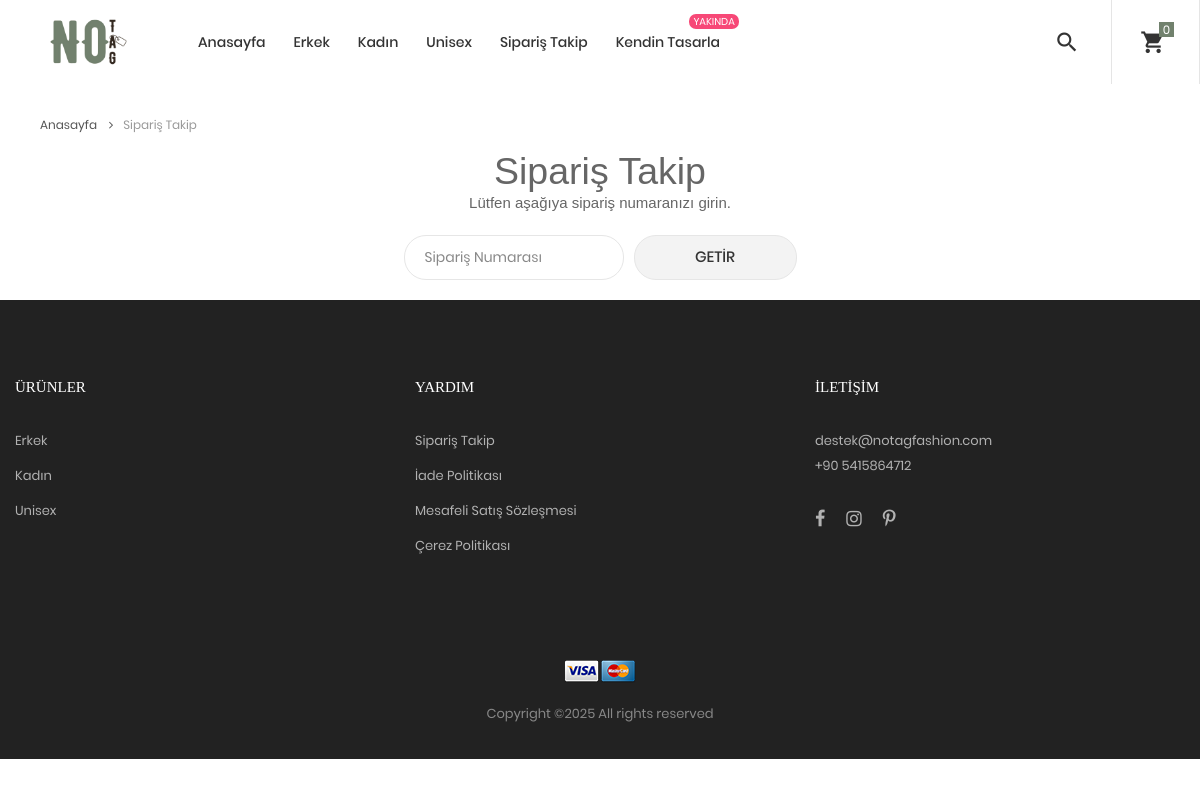
The app's page /siparis-takip/ (signed in) with its own data.
### product/models.py (models this page shows, shortened)
class ParentCategory(models.Model):
    name = models.CharField(
        max_length=250,
        unique=True,
        verbose_name='Üst Kategori İsmi'
    )
    slug = models.SlugField(
        max_length=250,
        unique=True,
        verbose_name='Slug - Lütfen Burayı Değiştirmeyin-',
        blank=True
    )
    image = models.ImageField(
        upload_to = turkish_file_rename,
        blank = True,
        verbose_name = 'Resim'
    )
    class Meta:
        ordering = ('name',)
        verbose_name = 'Üst Kategori'
        verbose_name_plural = 'Üst Kategoriler'

### page/models.py (models this page shows, shortened)
class Email(models.Model):
    email = models.EmailField(unique=True)
    def __str__(self):
        return self.email
    class Meta:
        verbose_name = "Email"
        verbose_name_plural = "Email"

class Phone(models.Model):
    phone = models.CharField(max_length=20, unique=True)
    def __str__(self):
        return self.phone
    class Meta:
        verbose_name = "Telefon"
        verbose_name_plural = "Telefon"

### page/views.py (the view)
# urls.py: path('siparis-takip/', tracking_order, name='tracking_order'),
def tracking_order(request):
    if request.method == 'POST':
        tracking_number = request.POST.get('tracking_number')
        try:
            order = Order.objects.get(tracking_number=tracking_number)
            return render(request, 'order_tracking.html', {'order': order,'title': 'Sipariş Takip'})
        except Order.DoesNotExist:
            messages.error(request, "Bu takip numarasına ait sipariş bulunamadı.")
            return render(request, 'order_tracking.html', {'title': 'Sipariş Takip'})
    else:
        return render(request, 'order_tracking.html', {'title': 'Sipariş Takip'})

### ecommerce/context_data/nav_context.py (called while the page is built)
def menu_links(request):
    cart = None
    cart_items = []
    if request.user.is_authenticated:
        cart, created = Cart.objects.get_or_create(user=request.user)
    else:
        session_key = request.session.session_key
        if not session_key:
            request.session.create()
            session_key = request.session.session_key
        cart, created = Cart.objects.get_or_create(cart_id=session_key)
    if cart:
        cart_items = CartItem.objects.filter(cart=cart, active=True)
    return {
        'parent_categories': ParentCategory.objects.only('id', 'name'),
        'categories': Category.objects.only('id', 'name', 'parent_categories'),
        'cart': cart,
        'cart_items': cart_items,
        'settings': {
            'email': Email.objects.first(),
            'phone': Phone.objects.first(),
            'kargo': Kargo.objects.first()
        }
    }

### templates/order_tracking.html (shortened to what this page needs)
{% extends "base/base.html" %}
{% load my_filters %}
{% block content %}
	<div class="container">
		<div class="bread-crumb flex-w p-l-25 p-r-15 p-t-30 p-lr-0-lg">
			<a href="{% url "home" %}" class="stext-109 cl8 hov-cl1 trans-04">
				Anasayfa
				<i class="fa fa-angle-right m-l-9 m-r-10" aria-hidden="true"></i>
			</a>
			<span class="stext-109 cl4">
				{{title}}
			</span>
		</div>
	</div>
    <div class="container">
        <div class="row m-3">
            <div class="col-md-12">
                <h1 class="text-center">Sipariş Takip</h1>
                <p class="text-center">Lütfen aşağıya sipariş numaranızı girin.</p>
            </div>
        </div>
    <form method="POST" action="{% url 'tracking_order' %}">
        <div class="row d-flex justify-content-center m-3">
            <input class="stext-104 cl2 plh4 size-117 bor13 p-lr-20 m-r-10 m-tb-5"
                   type="text" id='tracking_number' name="tracking_number"
                   placeholder="Sipariş Numarası" required>
            <button type="submit"
                    class="flex-c-m stext-101 cl2 size-118 bg8 bor13 hov-btn3 p-lr-15 trans-04 pointer m-tb-5">
                Getir
            </button>
        </div>
    </form>
</div>
{% endblock %}

### templates/base/components/nav.html (shortened to what this page needs)
{% load static %}
<body class="animsition">
	<header class="header-v2">
		<div class="container-menu-desktop trans-03">
			<div class="wrap-menu-desktop">
				<nav class="limiter-menu-desktop p-l-45">
					<a href="{% url "home" %}" class="logo">
						<img  src={% static "images/logo.png" %} alt="oneTAG-LOGO">
					</a>
					<div class="menu-desktop">
						<ul class="main-menu">
							<li class='active'>
								<a href="{% url "home" %}">Anasayfa</a>
							</li>
								{% for parent_category in parent_categories %}
												<li>
													<a href="#">{{parent_category.name}}</a>
												</li>
								{% endfor %}
								<li>
									<a href="{% url "tracking_order" %}">Sipariş Takip</a>
								</li>
							<li class="label1" data-label1="yakında">
								<a href="#">Kendin Tasarla</a>
							</li>
						</ul>
					</div>
					<div class="wrap-icon-header flex-w flex-r-m h-full">
						<div class="flex-c-m h-full p-r-24">
							<div class="icon-header-item cl2 hov-cl1 trans-04 p-lr-11 js-show-modal-search">
								<i class="zmdi zmdi-search"></i>
							</div>
						</div>
						<div class="flex-c-m h-full p-l-18 p-r-25 bor5">
							<div class="icon-header-item cl2 hov-cl1 trans-04 p-lr-11 icon-header-noti js-show-cart" data-notify="{{ cart_items|length }} ">
								<i class="zmdi zmdi-shopping-cart"></i>
							</div>
						</div>
						</div>
					</div>
			</div>
	</header>

### templates/base/components/footer.html (shortened to what this page needs)
{% load static %}
<footer class="bg3 p-t-75 p-b-32">
  <div class="container">
    <div class="row">
      <div class="col-sm-6 col-lg-4 p-b-50">
        <h4 class="stext-301 cl0 p-b-30">
          Ürünler
        </h4>
        <ul>
          {% for category in parent_categories %}
          <li class="p-b-10">
            <a href="#" class="stext-107 cl7 hov-cl1 trans-04">
              {{category.name}}
            </a>
          </li>
          {% endfor %}
        </ul>
      </div>
      <div class="col-sm-6 col-lg-4 p-b-50">
        <h4 class="stext-301 cl0 p-b-30">
          Yardım
        </h4>
        <ul>
          <li class="p-b-10">
            <a href="{% url "tracking_order" %}" class="stext-107 cl7 hov-cl1 trans-04">
              Sipariş Takip
            </a>
          </li>
          <li class="p-b-10">
            <a href="#" class="stext-107 cl7 hov-cl1 trans-04">
              İade Politikası
            </a>
          </li>
          <li class="p-b-10">
            <a href="#" class="stext-107 cl7 hov-cl1 trans-04">
              Mesafeli Satış Sözleşmesi
            </a>
          </li>
          <li class="p-b-10">
            <a href="#" class="stext-107 cl7 hov-cl1 trans-04">
              Çerez Politikası
            </a>
          </li>
        </ul>
      </div>
      <div class="col-sm-6 col-lg-4 p-b-50">
        <h4 class="stext-301 cl0 p-b-30">
          İletişim
        </h4>
        <p class="stext-107 cl7 size-201">
          {% if settings %}{{settings.email}} {% endif %}
        </p>
        <p class="stext-107 cl7 size-201">
          {% if settings %}
          +90 {{settings.phone}}
          {% endif %}
        </p>
        <div class="p-t-27">
          <a href="#" class="fs-18 cl7 hov-cl1 trans-04 m-r-16">
            <i class="fa fa-facebook"></i>
          </a>
          <a href="#" class="fs-18 cl7 hov-cl1 trans-04 m-r-16">
            <i class="fa fa-instagram"></i>
          </a>
          <a href="#" class="fs-18 cl7 hov-cl1 trans-04 m-r-16">
            <i class="fa fa-pinterest-p"></i>
          </a>
        </div>
      </div>
    </div>
    <div class="p-t-40">
      <div class="flex-c-m flex-w p-b-18">
        <a href="#" class="m-all-1">
          <img src={% static "images/icons/icon-pay-02.png" %} alt="ICON-PAY">
        </a>
        <a href="#" class="m-all-1">
          <img src={% static "images/icons/icon-pay-03.png" %} alt="ICON-PAY">
        </a>
      </div>
      <p class="stext-107 cl6 txt-center">
Copyright &copy;<script>document.write(new Date().getFullYear());</script> All rights reserved
      </p>
    </div>
  </div>
</footer>
</body>
</html>

### static/css/main.css (style rules this page uses)
.container { max-width: 1380px; }
@media (max-width: 1600px) { .container { max-width: 1200px; } }
.container-menu-desktop { height: auto; width: 100%; position: relative; -webkit-transition: all 0.3s; -o-transition: all 0.3s; -moz-transition: all 0.3s; transition: all 0.3s; }
.header-v2 .container-menu-desktop { height: 84px; }
.wrap-menu-desktop { position: fixed; z-index: 1100; background-color: transparent; width: 100%; height: 84px; top: 40px; left: 0px; -webkit-transition: height 0.3s, background-color 0.3s; -o-transition: height 0.3s, background-color 0.3s; -moz-transition: height 0.3s, background-color 0.3s; transition: height 0.3s, background-color 0.3s; }
.header-v2 .wrap-menu-desktop { background-color: #fff; top: 0; }
.limiter-menu-desktop { height: 100%; display: -webkit-box; display: -webkit-flex; display: -moz-box; display: -ms-flexbox; display: flex; align-items: center; background-color: transparent; }
.logo { display: -webkit-box; display: -webkit-flex; display: -moz-box; display: -ms-flexbox; display: flex; align-items: center; height: 100%; margin-right: 55px; }
.logo img { max-width: 100%; max-height: 100%; }
.menu-desktop { display: -webkit-box; display: -webkit-flex; display: -moz-box; display: -ms-flexbox; display: flex; align-items: center; height: 100%; }
.main-menu { list-style-type: none; margin: 0; display: -webkit-box; display: -webkit-flex; display: -moz-box; display: -ms-flexbox; display: flex; align-items: center; }
.main-menu > li { display: block; position: relative; padding: 20px 10px 20px 0px; margin: 0px 4px 0px 14px; }
.main-menu > li > a { font-family: Poppins-Medium; font-size: 14px; color: #333; padding: 5px 0px; transition: all 0.4s; -webkit-transition: all 0.4s; -o-transition: all 0.4s; -moz-transition: all 0.4s; }
.wrap-icon-header { flex-grow: 1; }
.icon-header-item { position: relative; font-size: 26px; line-height: 1; cursor: pointer; }
.icon-header-noti::after { content: attr(data-notify); font-family: Poppins-Regular; font-size: 12px; color: #fff; line-height: 15px; text-align: center; display: block; position: absolute; top: -7px; right: 0; min-width: 15px; height: 15px; padding: 0 3px; background-color: #71816d; }
.cl0 { color: #fff; }
.cl2 { color: #333; }
.cl4 { color: #999; }
.cl6 { color: #888; }
.cl7 { color: #b2b2b2; }
.cl8 { color: #555; }
.stext-101 { font-family: Poppins-Medium; font-size: 15px; line-height: 1.466667; text-transform: uppercase; }
.stext-104 { font-family: Poppins-Regular; font-size: 14px; line-height: 1.466667; }
.stext-107 { font-family: Poppins-Regular; font-size: 13px; line-height: 1.923; }
.stext-109 { font-family: Poppins-Regular; font-size: 12px; line-height: 1.833333; }
.stext-301 { font-family: Montserrat-Bold; font-size: 15px; line-height: 1.6; text-transform: uppercase; }
.size-117 { width: 220px; height: 45px; }
.size-118 { min-width: 163px; height: 45px; }
.size-201 { max-width: 270px; }
.bg3 { background-color: #222; }
.bg8 { background-color: #f3f3f3; }
.bor5 { border-left: 1px solid #e5e5e5; border-right: 1px solid #e5e5e5; }
.bor13 { border: 1px solid #e6e6e6; border-radius: 22px; }
.label1 { position: relative; }
.label1::after { content: attr(data-label1); font-family: Poppins-Regular; font-size: 10px; line-height: 15px; color: #fff; text-transform: uppercase; text-align: center; display: block; position: absolute; top: 3px; right: -9px; height: 15px; min-width: 32px; border-radius: 7px; padding: 0 4px; background-color: #f74877; }

### records on screen
ParentCategory: name "Erkek"
ParentCategory: name "Kadın"
ParentCategory: name "Unisex"
Email: email "destek@notagfashion.com"
Phone: phone "5415864712"

### other values on screen
{{ title }} "Sipariş Takip"
